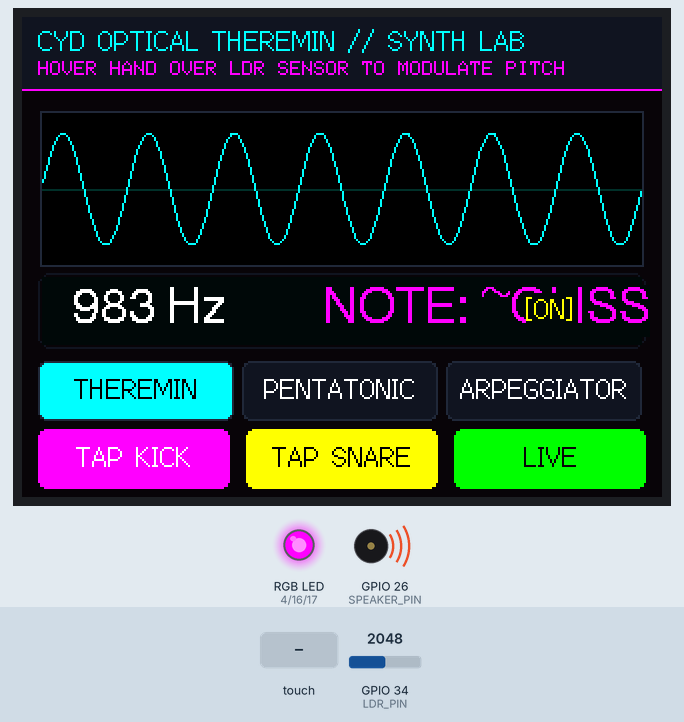
This program was run on a simulated ESP32. On the bench: 320×240 colour display, an RGB LED mixed from three pins (HIGH = lit), buzzer (waves = sounding). Inputs (shaded band) come from the test bench; at power-on: GPIO 34 (LDR_PIN) = 2048. Random numbers use the default seed unless the program sets one; what the program prints to the serial monitor is not drawn.

Above: at 1.58 s.
1.9 s: touch panel pressed at 87 % / 90 % of its raw x / y range
At 3.5 s:
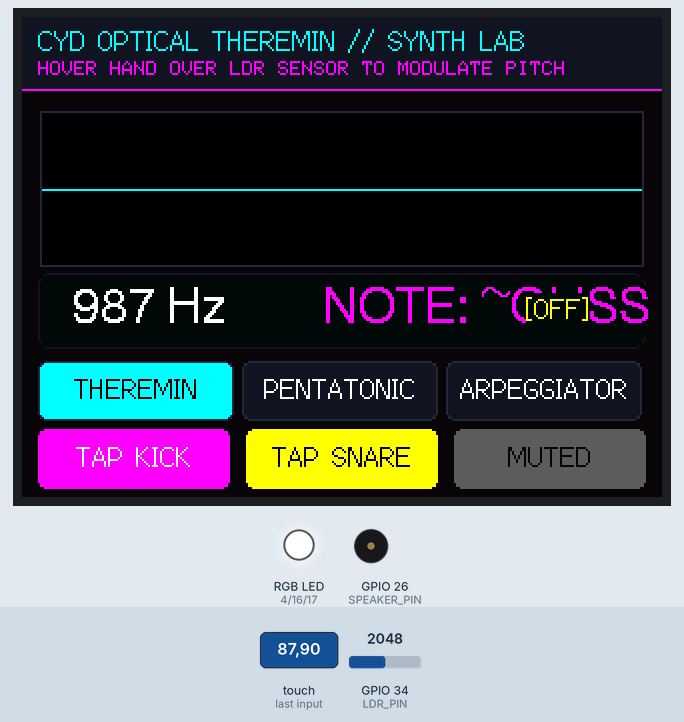
3.8 s: touch panel pressed at 87 % / 90 % of its raw x / y range
At 4.77 s:
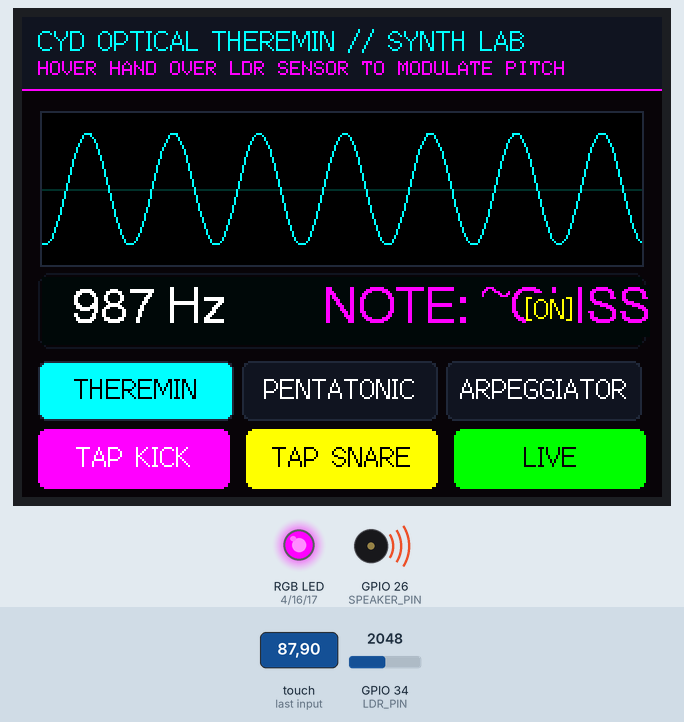
6.4 s: GPIO 34 (LDR_PIN) set to 2157
At 6.97 s:
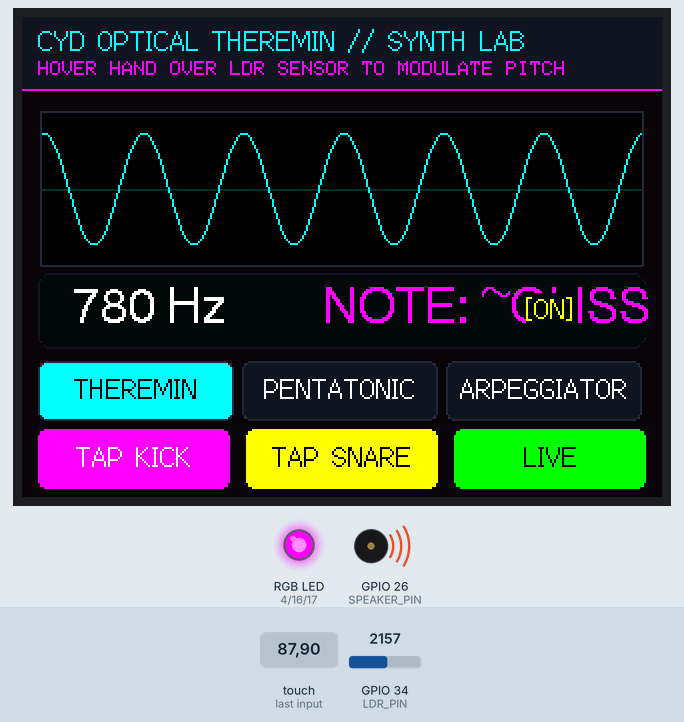
8.0 s: GPIO 34 (LDR_PIN) set to 2268
At 8.25 s:
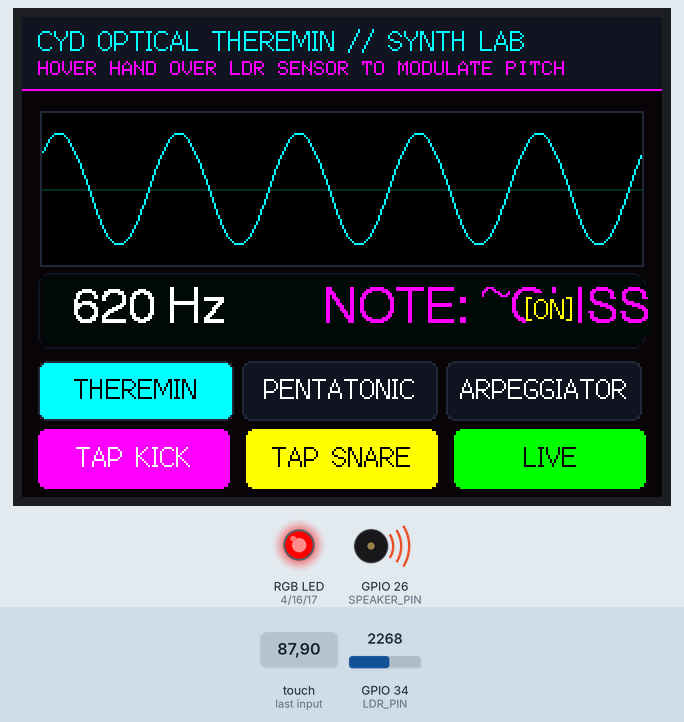
10.5 s: touch panel pressed at 13 % / 90 % of its raw x / y range
At 11.17 s:
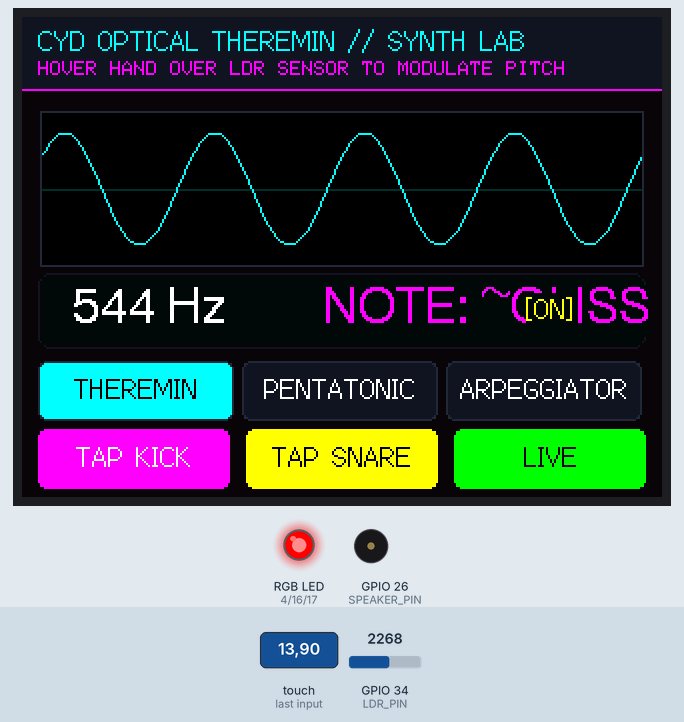
13.4 s: GPIO 34 (LDR_PIN) set to 2866
At 13.71 s:
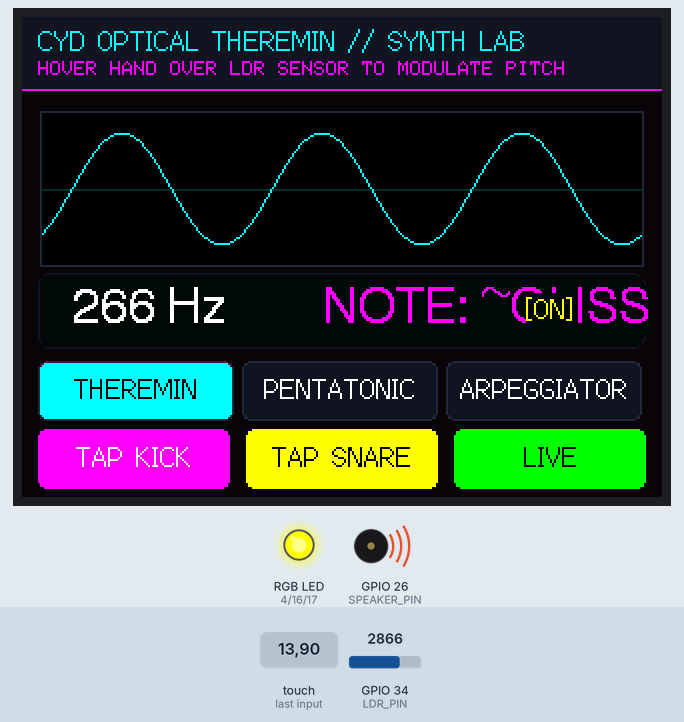
Timing chart, 0 to 16.4 s (numbered marks = the images above; inputs shaded):
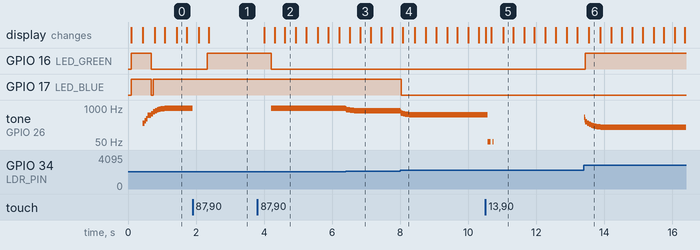

The program:

main.cpp
```cpp
/**
 * @file main.cpp
 * @brief CYD Optical Theremin & Neon Synth Jam - Hands-Free Music Machine
 * @author Tushar Aggarwal (@tushar2704)
 * @repository https://github.com/tushar2704/Cheap-Yellow-Display-Community
 *
 * Hardware:
 * - Cheap Yellow Display (ESP32-2432S028R) 2.8" Resistive Touch
 * - Display: ILI9341 320x240 Landscape
 * - Touch: XPT2046 SPI (CLK=25, MISO=39, MOSI=32, CS=33, IRQ=36)
 * - Audio: GPIO 26 Speaker / Piezo buzzer (Continuous Theremin & Synth tones)
 * - RGB LED: GPIO 4 (Red), GPIO 16 (Green), GPIO 17 (Blue) [Active LOW]
 * - Optical Sensor: GPIO 34 LDR (Light Dependent Resistor)
 */

#include <Arduino.h>
#include <SPI.h>
#include <TFT_eSPI.h>
#include <XPT2046_Touchscreen.h>

// ---------------- Pinout ----------------
#define XPT2046_MOSI 32
#define XPT2046_MISO 39
#define XPT2046_CLK 25
#define XPT2046_CS 33
#define XPT2046_IRQ 36

#define LED_RED 4
#define LED_GREEN 16
#define LED_BLUE 17
#define SPEAKER_PIN 26
#define LDR_PIN 34

// ---------------- Display & Touch ----------------
TFT_eSPI tft = TFT_eSPI();
SPIClass touchSPI(VSPI);
XPT2046_Touchscreen ts(XPT2046_CS, XPT2046_IRQ);

// ---------------- Neon Cyberpunk Palette ----------------
#define COL_BG 0x0821          // Deep Synth Void
#define COL_PANEL 0x10A4       // Surface Slate
#define COL_BORDER 0x2147      // Grid lines
#define COL_NEON_CYAN 0x07FF   // Lead Synth
#define COL_NEON_PINK 0xF81F   // Treble / Glow
#define COL_NEON_YELLOW 0xFFE0 // Arp Glow
#define COL_NEON_GREEN 0x07E0  // Bass
#define COL_WHITE 0xFFFF       // Clean White
#define COL_GRAY 0x5AEB        // Inactive

// ---------------- Musical Scales & Notes ----------------
enum SynthMode {
  MODE_THEREMIN,   // Continuous glissando frequency sweep
  MODE_PENTATONIC, // Snapped quantizer scale (never sounds off-key)
  MODE_ARPEGGIATOR // 8-Bit rapid chord chiptune rolls
};

SynthMode currentMode = MODE_THEREMIN;

// Pentatonic Scale (C Major Pentatonic across 2+ Octaves)
const int PENTATONIC_FREQS[] = {
    262,  294,  330, 392, 440, // C4, D4, E4, G4, A4
    523,  587,  659, 784, 880, // C5, D5, E5, G5, A5
    1046, 1175, 1318           // C6, D6, E6
};
const char *PENTATONIC_NAMES[] = {"C4", "D4", "E4", "G4", "A4", "C5", "D5",
                                  "E5", "G5", "A5", "C6", "D6", "E6"};
#define SCALE_STEPS 13

// Arpeggio chords (Chiptune chords)
const int ARP_CHORDS[3][4] = {
    {262, 330, 392, 523}, // C Major
    {349, 440, 523, 698}, // F Major
    {392, 494, 587, 784}  // G Major
};

// ---------------- State Variables ----------------
int ldrMin = 4095;
int ldrMax = 0;
int currentFreq = 440;
int targetFreq = 440;
int prevAudioFreq = -1;
int lastRenderedFreq = -1;
const char *lastRenderedNote = "";
bool lastRenderedMuted = false;
const char *currentNoteName = "A4";
bool isMuted = false;
float oscPhase = 0.0f;
int arpIndex = 0;
unsigned long lastArpTick = 0;
unsigned long lastUiRefresh = 0;

// Oscilloscope Geometry
#define OSC_X 10
#define OSC_Y 48
#define OSC_W 300
#define OSC_H 76

// ---------------- RGB Control ----------------
void setRGB(bool r, bool g, bool b) {
  digitalWrite(LED_RED, r ? LOW : HIGH);
  digitalWrite(LED_GREEN, g ? LOW : HIGH);
  digitalWrite(LED_BLUE, b ? LOW : HIGH);
}

void playTone(int freq, int durationMs) {
  tone(SPEAKER_PIN, freq, durationMs);
  delay(durationMs);
  noTone(SPEAKER_PIN);
}

// ---------------- Drum Sound Synthesizer ----------------
void playDrumKick() {
  for (int f = 160; f > 40; f -= 12) {
    tone(SPEAKER_PIN, f, 8);
    delay(5);
  }
}

void playDrumSnare() {
  for (int i = 0; i < 14; i++) {
    tone(SPEAKER_PIN, random(800, 2600), 6);
    delay(5);
  }
}

// ---------------- Draw Frame & HUD ----------------
void drawSynthHUD() {
  tft.fillScreen(COL_BG);

  // Top Neon Banner
  tft.fillRect(0, 0, 320, 36, COL_PANEL);
  tft.drawFastHLine(0, 36, 320, COL_NEON_PINK);

  tft.setTextFont(2);
  tft.setTextColor(COL_NEON_CYAN, COL_PANEL);
  tft.setCursor(8, 4);
  tft.print("CYD OPTICAL THEREMIN // SYNTH LAB");

  tft.setTextFont(1);
  tft.setTextColor(COL_NEON_PINK, COL_PANEL);
  tft.setCursor(8, 22);
  tft.print("HOVER HAND OVER LDR SENSOR TO MODULATE PITCH");

  // Oscilloscope Container
  tft.drawRect(OSC_X - 1, OSC_Y - 1, OSC_W + 2, OSC_H + 2, COL_BORDER);
  tft.fillRect(OSC_X, OSC_Y, OSC_W, OSC_H, 0x0000);

  // Center Zero Line
  tft.drawFastHLine(OSC_X, OSC_Y + (OSC_H / 2), OSC_W, 0x0185);

  // Middle Telemetry Strip (Y: 130..165)
  tft.drawRoundRect(8, 128, 304, 38, 6, COL_PANEL);
  tft.fillRect(10, 130, 300, 34, 0x0041);

  // Mode Selection Tabs (Y: 172..202)
  const char *modeNames[] = {"THEREMIN", "PENTATONIC", "ARPEGGIATOR"};
  for (int m = 0; m < 3; m++) {
    int mx = 8 + (m * 102);
    uint16_t mCol = (m == (int)currentMode) ? COL_NEON_CYAN : COL_PANEL;
    tft.fillRoundRect(mx, 172, 98, 30, 4, mCol);
    tft.drawRoundRect(mx, 172, 98, 30, 4, COL_BORDER);
    tft.setTextFont(2);
    tft.setTextColor((m == (int)currentMode) ? 0x0000 : COL_WHITE, mCol);
    tft.drawCentreString(modeNames[m], mx + 49, 178, 2);
  }

  // Bottom Touch Beat Pads (Y: 206..236)
  // [KICK] [SNARE] [MUTE/PLAY]
  tft.fillRoundRect(8, 206, 96, 30, 4, COL_NEON_PINK);
  tft.setTextFont(2);
  tft.setTextColor(COL_WHITE, COL_NEON_PINK);
  tft.drawCentreString("TAP KICK", 56, 212, 2);

  tft.fillRoundRect(112, 206, 96, 30, 4, COL_NEON_YELLOW);
  tft.setTextColor(0x0000, COL_NEON_YELLOW);
  tft.drawCentreString("TAP SNARE", 160, 212, 2);

  tft.fillRoundRect(216, 206, 96, 30, 4, isMuted ? COL_GRAY : COL_NEON_GREEN);
  tft.setTextColor(COL_BG, isMuted ? COL_GRAY : COL_NEON_GREEN);
  tft.drawCentreString(isMuted ? "MUTED" : "LIVE", 264, 212, 2);
}

// ---------------- Update Oscilloscope Visualizer ----------------
void renderOscilloscope(int freq) {
  // Clear oscilloscope canvas
  tft.fillRect(OSC_X, OSC_Y, OSC_W, OSC_H, 0x0000);
  tft.drawFastHLine(OSC_X, OSC_Y + (OSC_H / 2), OSC_W, 0x0185);

  uint16_t waveColor =
      (currentMode == MODE_THEREMIN)
          ? COL_NEON_CYAN
          : ((currentMode == MODE_PENTATONIC) ? COL_NEON_GREEN
                                              : COL_NEON_YELLOW);

  float cyclesAcross = map(constrain(freq, 100, 2000), 100, 2000, 2, 14);
  float step = (cyclesAcross * 6.28318f) / OSC_W;

  oscPhase += 0.25f;
  if (oscPhase > 6.28318f)
    oscPhase -= 6.28318f;

  int centerY = OSC_Y + (OSC_H / 2);
  int amplitude = isMuted ? 0 : 28;

  int prevY = centerY + sin(oscPhase) * amplitude;
  for (int x = 1; x < OSC_W; x++) {
    int curY = centerY + sin(oscPhase + (x * step)) * amplitude;
    tft.drawLine(OSC_X + x - 1, prevY, OSC_X + x, curY, waveColor);
    prevY = curY;
  }
}

// ---------------- Update Frequency Telemetry ----------------
void renderTelemetry(int freq, const char *note) {
  if (freq == lastRenderedFreq && strcmp(note, lastRenderedNote) == 0 &&
      isMuted == lastRenderedMuted) {
    return; // Skip redundant draw
  }
  lastRenderedFreq = freq;
  lastRenderedNote = note;
  lastRenderedMuted = isMuted;

  tft.fillRect(14, 132, 292, 30, 0x0041);

  tft.setTextFont(4);
  tft.setTextColor(COL_WHITE, 0x0041);
  tft.setCursor(20, 134);
  tft.printf("%4d Hz", freq);

  tft.setTextColor(COL_NEON_PINK, 0x0041);
  tft.setCursor(150, 134);
  tft.printf("NOTE: %s", note);

  tft.setTextFont(2);
  tft.setTextColor(COL_NEON_YELLOW, 0x0041);
  tft.setCursor(252, 138);
  tft.print(isMuted ? "[OFF]" : "[ON]");
}

void updateAudioTone() {
  if (isMuted) {
    if (prevAudioFreq != 0) {
      prevAudioFreq = 0;
      noTone(SPEAKER_PIN);
    }
  } else {
    if (abs(currentFreq - prevAudioFreq) >= 3) {
      prevAudioFreq = currentFreq;
      tone(SPEAKER_PIN, currentFreq);
    }
  }
}

// ---------------- Setup ----------------
void setup() {
  Serial.begin(115200);
  delay(100);
  Serial.println(F("[OPTICAL THEREMIN] Initializing Synth Core..."));

  // Pins
  pinMode(LED_RED, OUTPUT);
  pinMode(LED_GREEN, OUTPUT);
  pinMode(LED_BLUE, OUTPUT);
  pinMode(SPEAKER_PIN, OUTPUT);
  pinMode(LDR_PIN, INPUT);

  setRGB(false, false, false);
  noTone(SPEAKER_PIN);

  // Initialize Display
  tft.init();
  tft.setRotation(1);

  // Initialize Touch
  touchSPI.begin(XPT2046_CLK, XPT2046_MISO, XPT2046_MOSI, XPT2046_CS);
  ts.begin(touchSPI);
  ts.setRotation(1);

  // Initial Calibration of LDR
  int sample = analogRead(LDR_PIN);
  ldrMin = max(100, sample - 400);
  ldrMax = min(4000, sample + 400);

  drawSynthHUD();
  renderTelemetry(currentFreq, currentNoteName);

  // Startup Synth Arpeggio
  playTone(262, 50);
  playTone(330, 50);
  playTone(392, 50);
  playTone(523, 90);
}

// ---------------- Main Loop ----------------
void loop() {
  unsigned long now = millis();

  // 1. Read Optical Light Sensor (LDR)
  int rawLdr = analogRead(LDR_PIN);

  // Dynamic Auto-Calibration tracking
  if (rawLdr < ldrMin)
    ldrMin = rawLdr;
  if (rawLdr > ldrMax)
    ldrMax = rawLdr;
  if (ldrMax <= ldrMin)
    ldrMax = ldrMin + 1;

  // 2. Compute Pitch from Light Shadow
  // Invert mapping: Hand closer -> casts shadow (lower light) -> pitch bend!
  int lightNormalized = map(rawLdr, ldrMin, ldrMax, 0, 1000);
  lightNormalized = constrain(lightNormalized, 0, 1000);

  if (currentMode == MODE_THEREMIN) {
    // Glissando Continuous Theremin (180 Hz to 1800 Hz)
    targetFreq = map(1000 - lightNormalized, 0, 1000, 180, 1800);
    currentFreq = (currentFreq * 0.7f) + (targetFreq * 0.3f);
    currentNoteName = "~GLISS";
    updateAudioTone();
  } else if (currentMode == MODE_PENTATONIC) {
    // Quantized Pentatonic Scale
    int step = map(1000 - lightNormalized, 0, 1000, 0, SCALE_STEPS - 1);
    step = constrain(step, 0, SCALE_STEPS - 1);
    currentFreq = PENTATONIC_FREQS[step];
    currentNoteName = PENTATONIC_NAMES[step];
    updateAudioTone();
  } else if (currentMode == MODE_ARPEGGIATOR) {
    // 8-Bit Chiptune Chord Rolling
    int chordIdx = map(1000 - lightNormalized, 0, 1000, 0, 2);
    chordIdx = constrain(chordIdx, 0, 2);

    if (now - lastArpTick >= 90) {
      lastArpTick = now;
      arpIndex = (arpIndex + 1) % 4;
      currentFreq = ARP_CHORDS[chordIdx][arpIndex];
      currentNoteName =
          (chordIdx == 0) ? "C-MAJ" : ((chordIdx == 1) ? "F-MAJ" : "G-MAJ");
      updateAudioTone();
    }
  }

  // 3. LED Color reacts to Pitch
  if (!isMuted) {
    if (currentFreq < 350)
      setRGB(false, false, true); // Deep Blue Bass
    else if (currentFreq < 650)
      setRGB(false, true, true); // Cyan Mid
    else if (currentFreq < 1000)
      setRGB(false, true, false); // Green High
    else
      setRGB(true, false, true); // Magenta Treble
  } else {
    setRGB(false, false, false);
    updateAudioTone();
  }

  // 4. Touch Controls
  if (ts.touched()) {
    TS_Point p = ts.getPoint();
    int tx = map(p.x, 240, 3800, 0, 320);
    int ty = map(p.y, 240, 3800, 0, 240);
    tx = constrain(tx, 0, 319);
    ty = constrain(ty, 0, 239);

    // Mode Selection Tap (Y: 172..202)
    if (ty >= 170 && ty <= 204) {
      SynthMode newMode = currentMode;
      if (tx < 106)
        newMode = MODE_THEREMIN;
      else if (tx < 210)
        newMode = MODE_PENTATONIC;
      else
        newMode = MODE_ARPEGGIATOR;

      if (newMode != currentMode) {
        currentMode = newMode;
        drawSynthHUD();
        delay(150);
      }
    }
    // Bottom Drum & Mute Pads (Y: 206..238)
    else if (ty >= 206 && ty <= 238) {
      // Tap Kick
      if (tx >= 8 && tx <= 104) {
        playDrumKick();
      }
      // Tap Snare
      else if (tx >= 112 && tx <= 208) {
        playDrumSnare();
      }
      // Mute / Live Toggle
      else if (tx >= 216 && tx <= 312) {
        isMuted = !isMuted;
        if (isMuted)
          noTone(SPEAKER_PIN);
        drawSynthHUD();
        delay(200);
      }
    }
  }

  // 5. Visualizer Refresh
  if (now - lastUiRefresh >= 50) {
    lastUiRefresh = now;
    renderOscilloscope(currentFreq);
    renderTelemetry(currentFreq, currentNoteName);
  }

  delay(10);
}
```

Measured:
- the behaviour switches between 2215 and 2216 on GPIO 34 (LDR_PIN) (found by bisection; images 3 and 4)
- after the input at 1.9 s, GPIO 16 (LED_GREEN): LOW → HIGH after 0.43 s; tone on GPIO 26 (SPEAKER_PIN): 985 Hz → silent at once
- after the input at 3.8 s, GPIO 16 (LED_GREEN): HIGH → LOW after 0.41 s; tone on GPIO 26 (SPEAKER_PIN): silent → 987 Hz after 0.41 s
- after the input at 6.4 s, tone on GPIO 26 (SPEAKER_PIN): plays 921 Hz for 0.01 s, 875 Hz for 0.06 s, 843 Hz for 0.06 s, 820 Hz for 0.06 s, 804 Hz for 0.06 s, 793 Hz for 0.06 s … (11 notes in this stretch), starting at once
- after the input at 8.0 s, GPIO 17 (LED_BLUE): HIGH → LOW at once; tone on GPIO 26 (SPEAKER_PIN): plays 701 Hz for 0.01 s, 653 Hz for 0.01 s, 620 Hz for 0.06 s, 597 Hz for 0.06 s, 581 Hz for 0.06 s, 569 Hz for 0.06 s … (11 notes in this stretch), starting at once
- after the input at 10.5 s, tone on GPIO 26 (SPEAKER_PIN): 545 Hz → 52 Hz after 0.07 s, → silent 0.07 s later, → 52 Hz 0.08 s later, → silent 0.01 s later
- after the input at 13.4 s, GPIO 16 (LED_GREEN): LOW → HIGH at once; tone on GPIO 26 (SPEAKER_PIN): plays 434 Hz for 0.01 s, 357 Hz for 0.01 s, 303 Hz for 0.06 s, 266 Hz for 0.06 s, 240 Hz for 0.06 s, 222 Hz for 0.06 s … (12 notes in this stretch), starting at once
- by itself, tone on GPIO 26 (SPEAKER_PIN): plays 262 Hz for 0.05 s, 330 Hz for 0.05 s, 392 Hz for 0.05 s, 523 Hz for 0.09 s, 605 Hz for 0.06 s, 720 Hz for 0.06 s … (17 notes in this stretch)
